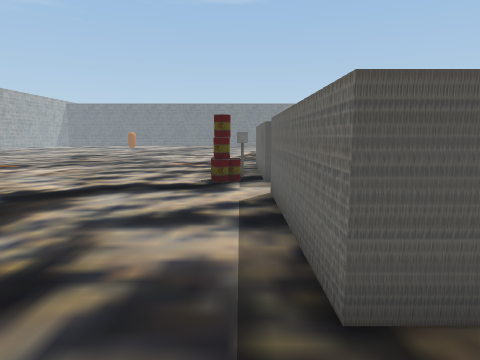
[1] (above)

24 first-person views from a walk through a scene from a Unity 3-D project. The camera is 1.5 m above the floor, tilts 8° down and sees 75° across. The floor is counted in squares, 1 m on a side. Each view is taken from the middle of a square. On the plan, view 1 faces up. The plan holds only what a view shows up to about 15 squares ahead; the rest is blank. The place goes on beyond the plan. The player is left out. Some surface patterns are stand-ins.

[2]
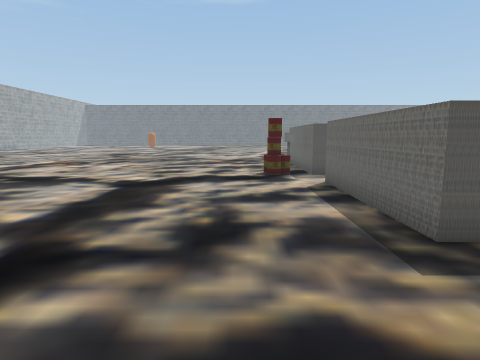

[3]
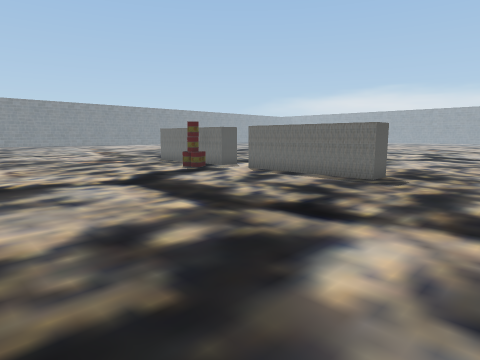

[4]
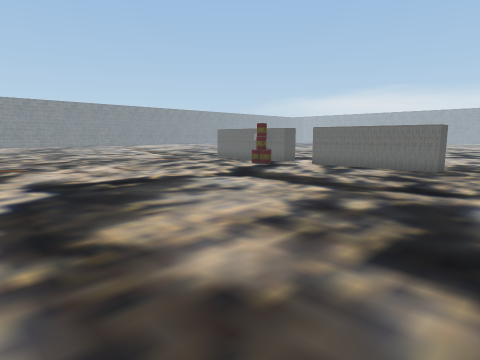

[5]
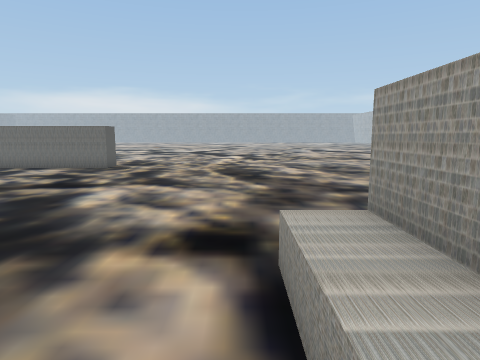

[6]
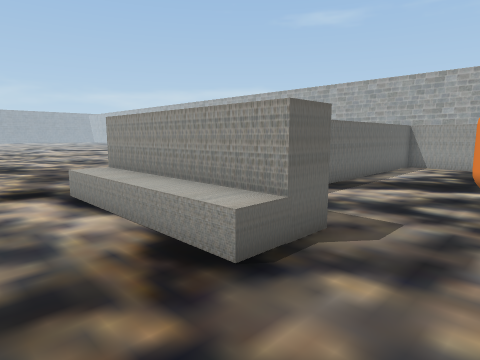

[7]
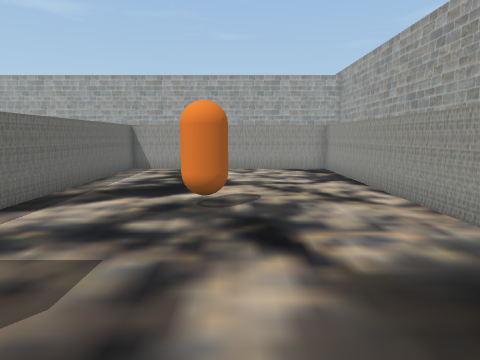

[8]
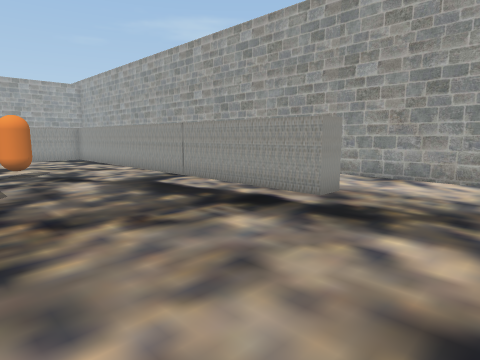

[9]
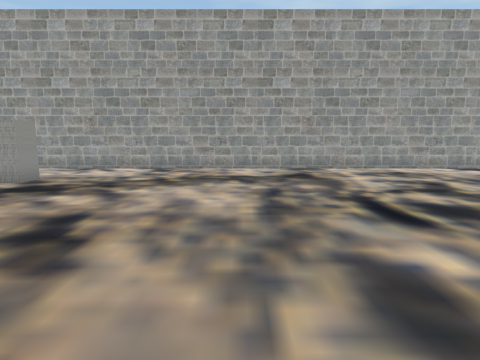

[10]
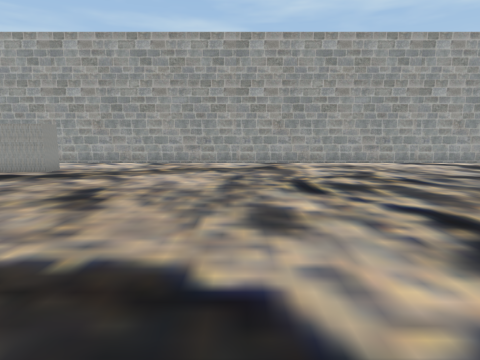

[11]
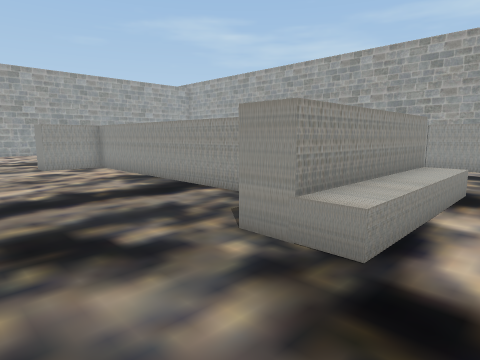

[12]
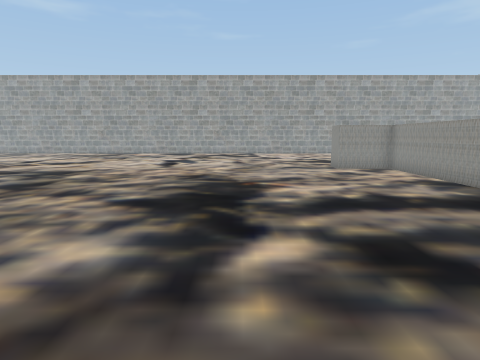

[13]
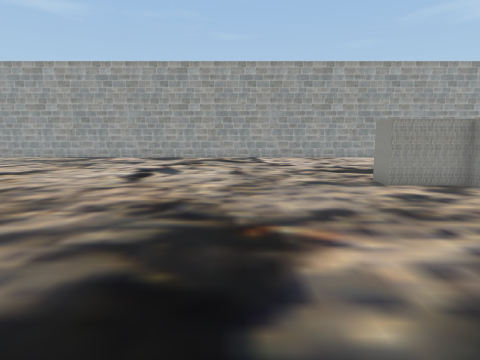

[14]
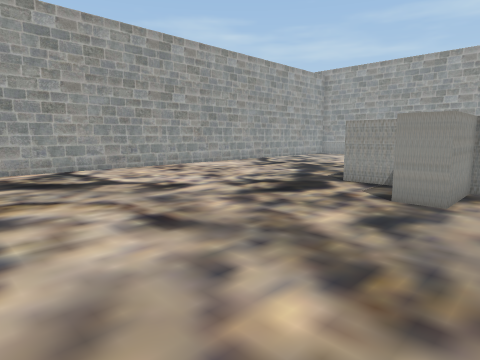

[15]
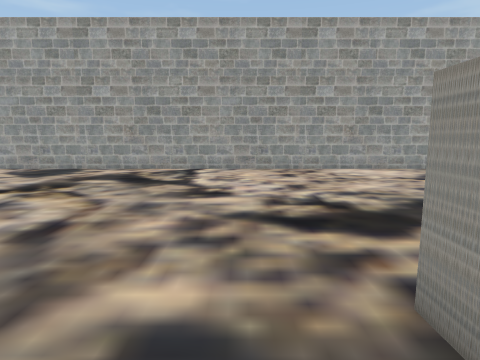

[16]
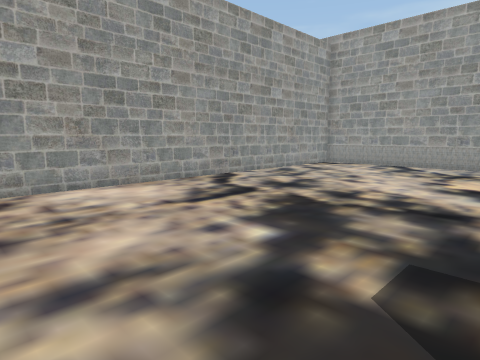

[17]
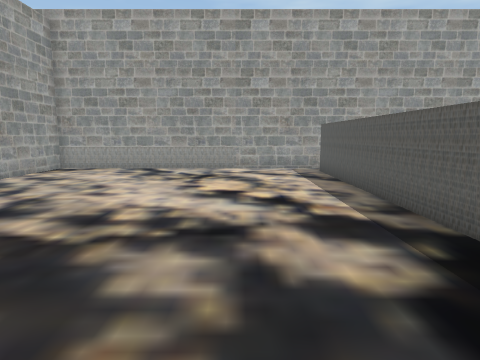

[18]
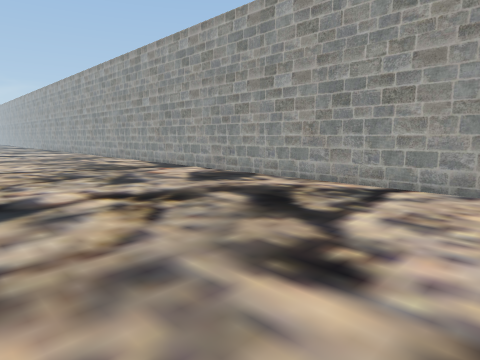

[19]
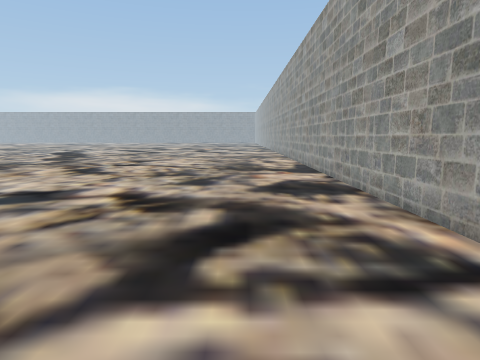

[20]
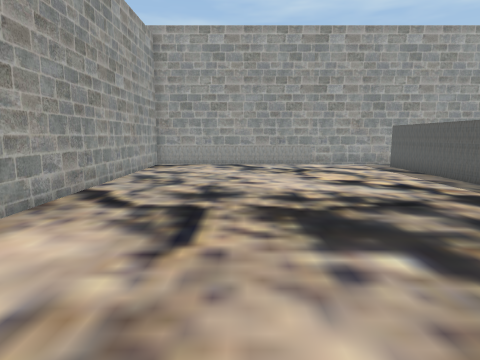

[21]
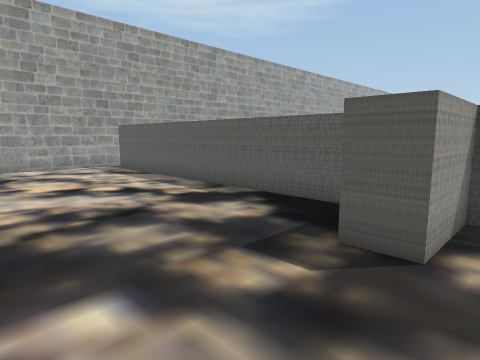

[22]
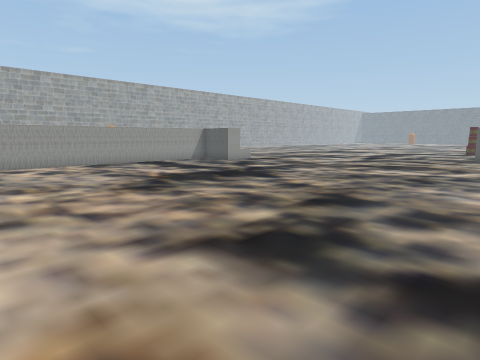

[23]
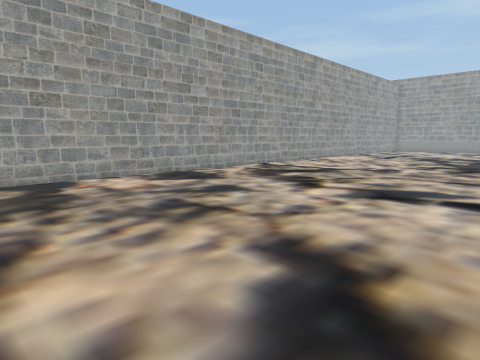

[24]
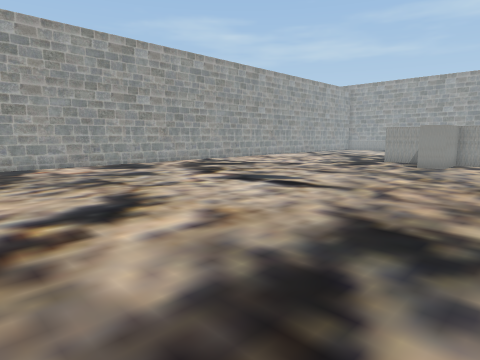

### Floor plan
Points are (right, up) in squares from view 1. A wall is a line through its corners. A room is listed if a view was taken in it or the views show most of it. See-through windows are left out.
Room 1 (views 1, 2, 3, 4, 5, 6, 7, 8, 9, 10, 11, 12, 13, 14, 15, 16, 17, 18, 19, 20, 21, 22, 23, 24)
walls: (-10.5, -4.5) (-10.5, -6.6); (-13, -9) (-13, -18.4) (-10.5, -18.4) (-10.5, -19.6); (-16.5, -6.6) (-16.5, -4.5); (-16.5, -5.5) (-10.5, -5.5); (-13, -19.5) (-13, -22) (-14.1, -22); (-16.6, -18.4) (-14.1, -18.4) (-14.1, -10.2); (-15.2, -19.5) (-26.5, -19.5); (2, 2.3) (0.8, 2.3) (0.8, 8.4); (-24.1, -1.1) (-23, -1.1) (-23, -18.4) (-18.4, -18.4); (1.4, 10.2) (0.8, 10.2) (0.8, 15.1); (-27.6, -19.2) (-27.6, -31.4) (5.1, -31.4); (-27.6, 17.2) (-27.6, -3.5)
low walls: (-16.5, -4.5) (-10.5, -4.5)
objects: other object (-19, -11) to (-18, -10); other object (-1, 10) to (0, 11); other object (0, 11) to (0, 12)

Positions as (right, up) in squares from view 1, and headings:
1: (0, 0), facing up
2: (-2, -2), facing up
3: (-10, -2), facing up-right
4: (-14, -1), facing up-right
5: (-14, -4), facing right
6: (-19, -2), facing down-right
7: (-19, -4), facing down
8: (-16, 3), facing down-left
9: (-13, 6), facing left
10: (-10, 7), facing left
11: (-7, -3), facing down-left
12: (-6, -4), facing down
13: (-6, -9), facing down
14: (-3, -17), facing down-left
15: (-9, -17), facing down
16: (-11, -22), facing down-left
17: (-13, -23), facing left
18: (-10, -22), facing down-right
19: (-10, -28), facing right
20: (-11, -27), facing left
21: (-12, -26), facing up-left
22: (4, -20), facing up-left
23: (6, -20), facing down-left
24: (6, -15), facing down-left
